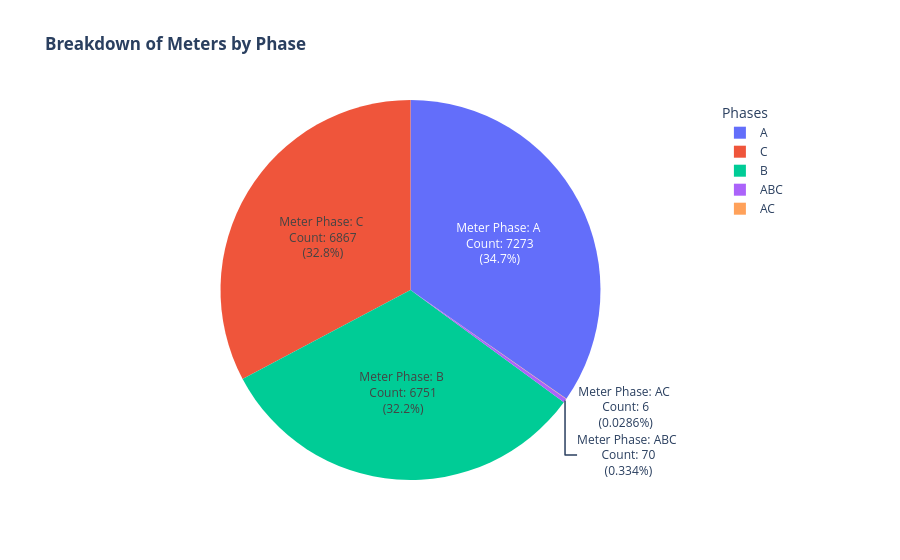

Source (notebook cell):
### Code cell
# Plot the number of meters per phase. 
fig = px.pie(df_meters_by_phases, 
             values='number_of_meters', names='phases',
             title='<b>Breakdown of Meters by Phase<b>',
             labels={'phase':'Meter Phase', 
                         'number_of_meters': 'Meter Count'})

# Show meter phase, meter count and percentage inside the pie chart.
fig.update_traces(texttemplate = 'Meter Phase: %{label} <br> Count: %{value:} <br>(%{percent})')
fig.update_layout(legend_title_text='Phases')

fig.show()

### Figure 1 — Plotly figure (JSON) as saved in the notebook; plotly's stock layout.template omitted (floating-point values rounded to 4 significant figures)
{"data": [{"domain": {"x": [0, 1], "y": [0, 1]}, "hovertemplate": "phases=%{label}<br>Meter Count=%{value}<extra></extra>", "labels": ["A", "ABC", "AC", "B", "C"], "legendgroup": "", "name": "", "showlegend": true, "texttemplate": "Meter Phase: %{label} <br> Count: %{value:} <br>(%{percent})", "type": "pie", "values": [7273, 70, 6, 6751, 6867]}], "layout": {"legend": {"title": {"text": "Phases"}, "tracegroupgap": 0}, "title": {"text": "<b>Breakdown of Meters by Phase<b>"}}}
